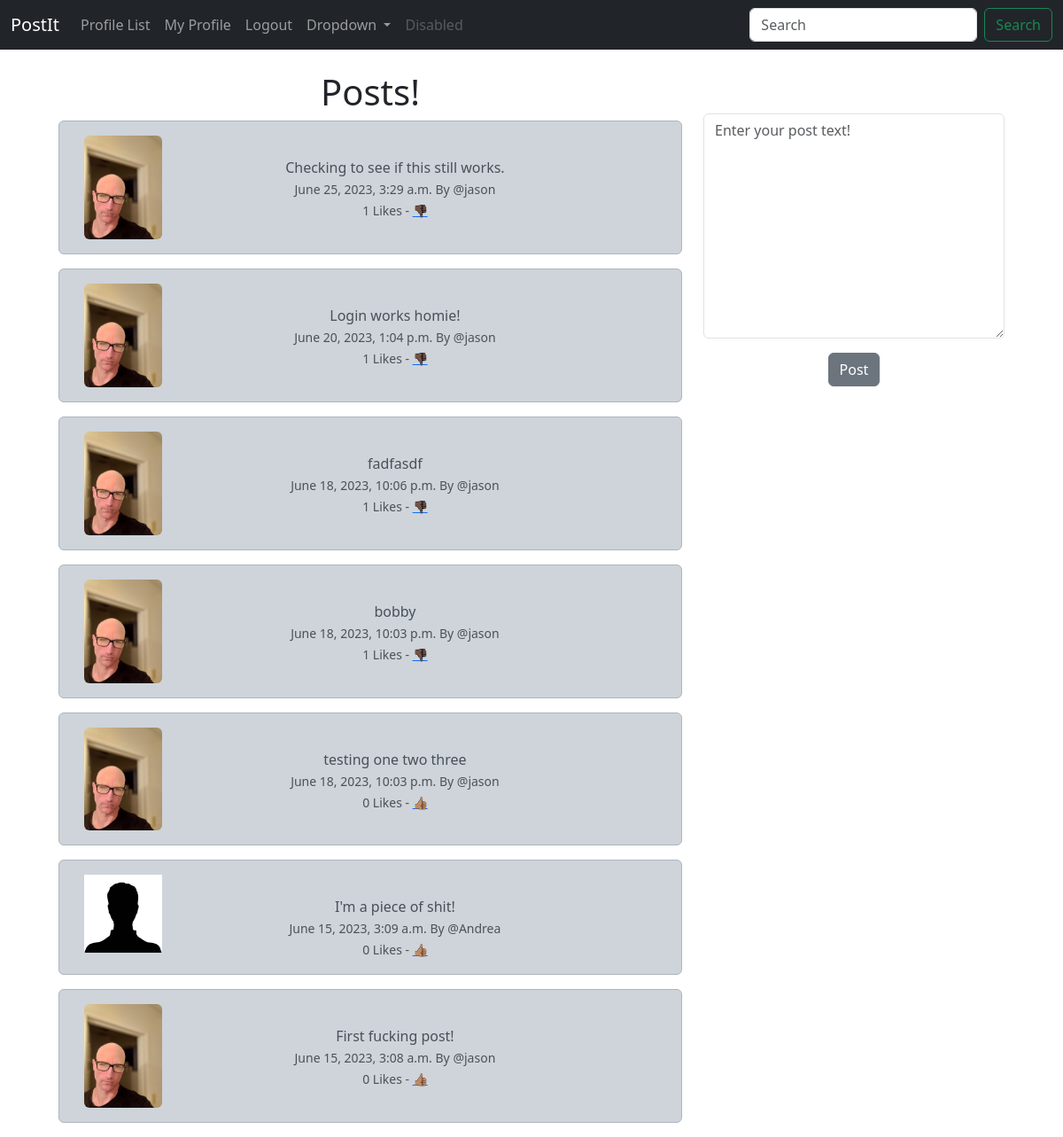
The app's page / (signed in) with its own data.
### postit/models.py (models this page shows, shortened)
class Post(models.Model):
    user = models.ForeignKey(
        User, related_name='posts',
        on_delete=models.DO_NOTHING
    )
    body = models.CharField(max_length=200)
    created_at = models.DateTimeField(auto_now_add=True)
    likes = models.ManyToManyField(User, related_name='post_like', blank=True)
    def number_of_likes(self):
        return self.likes.count()

class Profile(models.Model):
    user = models.OneToOneField(User, on_delete=models.CASCADE)
    follows = models.ManyToManyField(
        'self',
        related_name='followed_by',
        symmetrical=False,
        blank=True
    )
    date_modified = models.DateTimeField(User, auto_now=True)
    profile_image = models.ImageField(null=True, blank=True, upload_to='images/')

### postit/views.py (the view, shortened to what this page needs)
# urls.py: path('', views.home, name='home'),
def home(request):
    if request.user.is_authenticated:
        form = PostForm(request.POST or None)
        posts = Post.objects.all().order_by('-created_at')
        return render(request, 'home.html', {'posts': posts, 'form': form})
    else:
        posts = Post.objects.all().order_by('-created_at')
        return render(request, 'home.html', {'posts': posts})

### postit/forms.py
class PostForm(forms.ModelForm):
    body = forms.CharField(required=True,
                           widget=forms.widgets.Textarea(
                               attrs={
                                   'placeholder': 'Enter your post text!',
                                   'class': 'form-control',
                               }
                           ),
                           label='',
                           )
    class Meta:
        model = Post
        fields = ('body',)

### postit/templates/home.html (shortened to what this page needs)
{% extends 'base.html' %}
{% load static %}
{% block content %}
<div class="container text-center">
    <div class="row">
        <div class="col-8">
            <h1>Posts!</h1>
            {% for post in posts %}
            <div class="alert alert-dark" role="alert">
                <div class="container">
                    <div class="row">
                        <div class="col-2">
                            {% if post.user.profile.profile_image %}
                            <img src="{{ post.user.profile.profile_image.url }}"
                                 class="img-fluid rounded" alt="{{ post.user.profile.user.username }}"/>
                            {% else %}
                            <img src="{% static 'images/profile.jpg' %}" width=100
                                 height=100 class="img-fluid" alt="{{ profile.user.username }}"/>
                            {% endif %}
                        </div>
                        <div class="col-9">
                            <br/>
                            {{ post.body }}<br/>
                            <small class="text-muted">
                                {{ post.created_at}} By @{{ post.user.username }}<br/>
                                {{ post.number_of_likes }} Likes -
                                {% if user in post.likes.all %}
                                <a href="{% url 'post_like' post.id %}">👎🏿</a>
                                {% else %}
                                <a href="{% url 'post_like' post.id %}">👍🏽</a>
                                {% endif %}
                            </small>
                        </div>
                        <br/><br/>
                    </div>
                </div>
            </div>
            {% endfor %}
        </div>
        <div class="col-4">
            <br/><br/>
            {% if form %}
            <form method="POST">
                {{ form.as_p }}
                <button type="submit" class="btn btn-secondary">Post</button>
            </form>
            {% endif %}
        </div>
    </div>
</div>
{% endblock %}

### records on screen
Post: user.profile.profile_image (picture), body "Checking to see if this still works.", created_at "June 25, 2023, 3:29 a.m.", user.username "jason", number_of_likes "1"
Post: user.profile.profile_image (picture), body "Login works homie!", created_at "June 20, 2023, 1:04 p.m.", user.username "jason", number_of_likes "1"
Post: user.profile.profile_image (picture), body "fadfasdf", created_at "June 18, 2023, 10:06 p.m.", user.username "jason", number_of_likes "1"
Post: user.profile.profile_image (picture), body "bobby", created_at "June 18, 2023, 10:03 p.m.", user.username "jason", number_of_likes "1"
Post: user.profile.profile_image (picture), body "testing one two three", created_at "June 18, 2023, 10:03 p.m.", user.username "jason", number_of_likes "0"
Post: body "I'm a piece of shit!", created_at "June 15, 2023, 3:09 a.m.", user.username "Andrea", number_of_likes "0"
Post: user.profile.profile_image (picture), body "First fucking post!", created_at "June 15, 2023, 3:08 a.m.", user.username "jason", number_of_likes "0"
